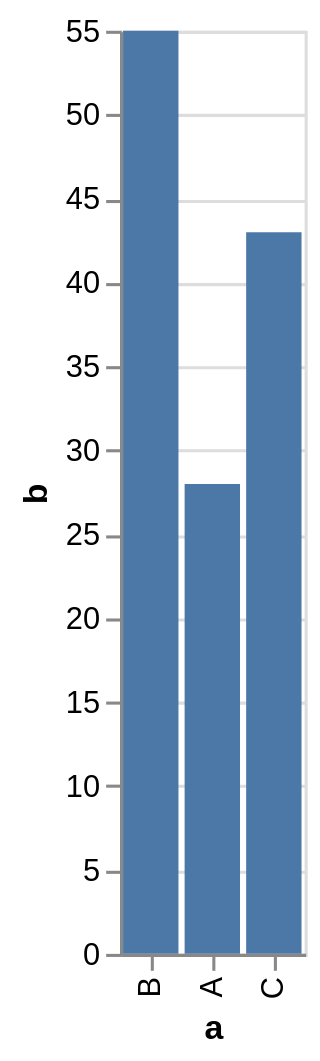

Vega-Lite specification stored for this chart:
### Vega-Lite specification from a JSON file in a GitHub repository (floating-point values rounded to 4 significant figures)
{"$schema": "https://vega.github.io/schema/vega-lite/v5.json", "data": {"values": [{"a": "A", "b": 28}, {"a": "B", "b": 55}, {"a": "C", "b": 43}]}, "mark": "bar", "encoding": {"x": {"field": "a", "type": "ordinal", "sort": ["B", "A", "C"]}, "y": {"field": "b", "type": "quantitative"}}}
